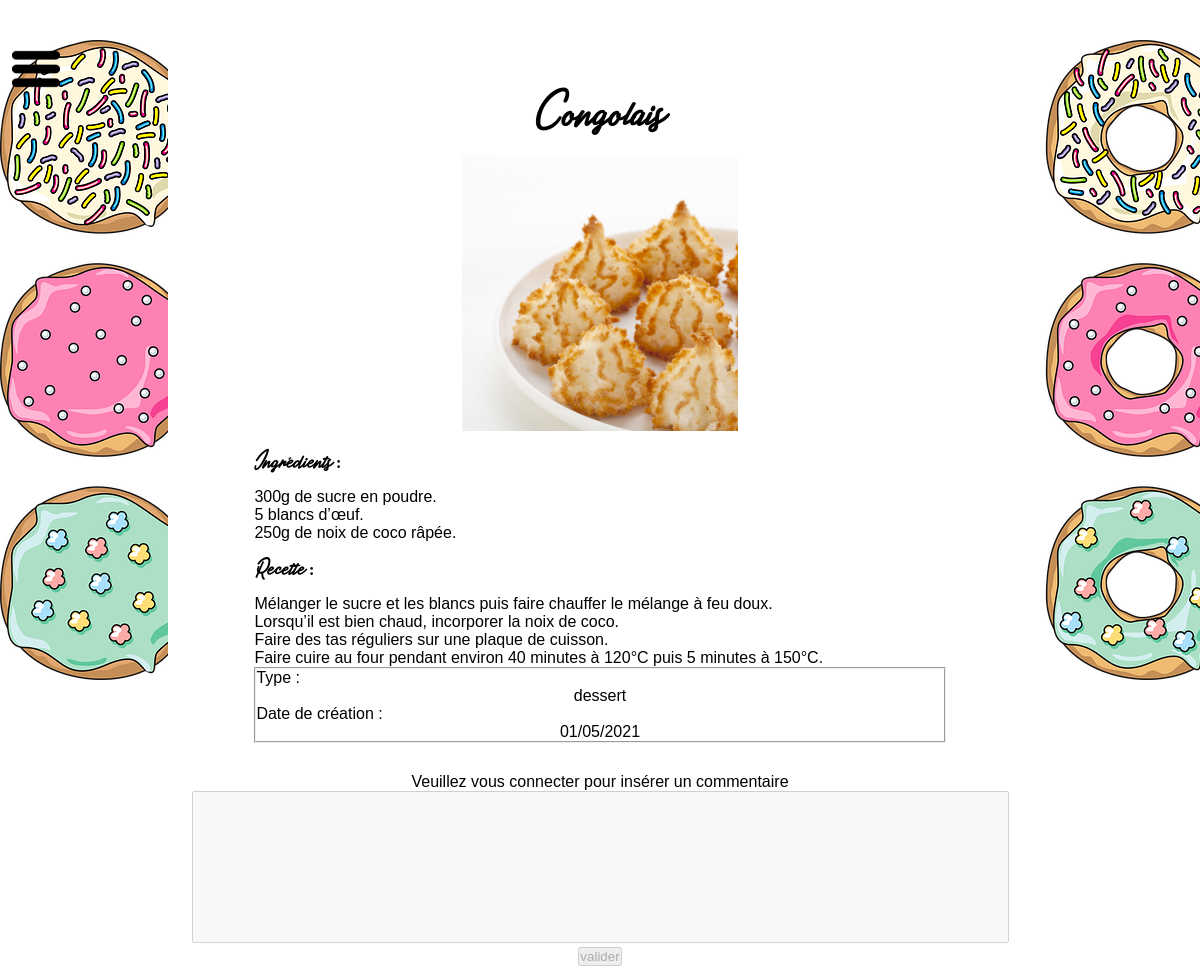
Page /PHP/article.php?article=2 on the committed database.
### tables this page shows
CREATE TABLE `articles` (
  `id` int(11) NOT NULL,
  `titre` varchar(45) NOT NULL,
  `type` varchar(20) NOT NULL,
  `ingrédients` text NOT NULL,
  `recette` text NOT NULL,
  `img` varchar(20) NOT NULL,
  `dates` date NOT NULL DEFAULT current_timestamp()
);

### PHP/article.php (the view, shortened to what this page needs)
<?php
        if(isset($_SESSION['email'])){
          $chemin1="PHP/myspace.php";
          $com="Donnez nous votre avis";
          if(isset($_POST['valider'])){
            $connexion=mysqli_connect("localhost","root","","projet");
            echo mysqli_connect_error();
            $email=$_SESSION['email'];
            $requete = "SELECT * FROM Personnes WHERE email = '$email'";
            $res = mysqli_query($connexion,$requete);
            $user = mysqli_fetch_array($res);
            $id=$_GET['article'];
            $auteur=$user['nom']." ".$user['prenom'];
            $texte = $_POST['commentaire'];
            $texte = addslashes($texte);
            $req ="INSERT INTO commentaire (id_article, auteur, texte) VALUES('$id','$auteur','$texte')";
            mysqli_query($connexion,$req);
            mysqli_close($connexion);
            header("location:article.php?article=$id");
          }
        }else{
          $chemin1="PHP/connexion.php";
          $com="Veuillez vous connecter pour insérer un commentaire";
          $error="Pas connecté";
        }
?>
<!DOCTYPE html>
<html lang="fr">
  <head>
    <link rel="stylesheet" href="../CSS/article.css"/>
  </head>
  <body>
    <div class="bacgauche"></div>
    <div class="bacdroite"></div>
    <div id="wrap">
      <header class="header">
        <nav class="nav">
          <a href="#wrap" id="open">
            <img src="../images/burger.png" alt=""/>
          </a>
          <h1><a href="../">Menu</a></h1>
          <a href="../<?php echo($chemin1) ?>" TARGET=_BLANK>Mon compte</a>
          <a href="../PHP/newarticle.php">Nouvel article</a>
          <a href="../PHP/info.php">à propos</a>
        </nav>
      </header>
    </div>
    <div class="corp">
        <?php
          $connexion=mysqli_connect("localhost","root","","projet");
          $id=$_GET['article'];
          $reqarticle = mysqli_query($connexion, "SELECT * FROM articles WHERE id = '$id'");
          if($reqarticle){
            $article = mysqli_fetch_array($reqarticle);
            echo("<div id='div_cont'>");
            echo("<h2>".$article['titre']."</h2>");
            echo("<img src='../images/".$article['img'].".jpg' alt=''/>");
            echo("<h3>Ingrédients :</h3>");
            echo nl2br("<p>".$article['ingrédients']."</p>");
            echo("<h3>Recette :</h3>");
            echo nl2br("<p>".$article['recette']."</p>");
            echo("<fieldset>");
            echo("<p>Type :</p>");
            echo($article['type']);
            echo("<p>Date de création :</p>");
            echo(implode('/', array_reverse(explode('-', $article['dates']))));
            echo("</fieldset>");
            echo("</div>");
          }
        ?>
        <form method="post">
            <p><label for="commentaire"><?php echo($com);?></label> <br/>
                <textarea id="commentaire" name="commentaire" rows="10" cols="100" <?php if(isset($error)){echo("disabled='disabled'"); } ?> ></textarea></p>
            <p><input type="submit" name="valider" value="valider" class="boutons" <?php if(isset($error)){echo("disabled='disabled'"); } ?>/></p>
        </form>
    </div>
  </body>
</html>

### CSS/article.css (style rules this page uses)
* { margin: 0px; padding: 0px; font-family: Avenir, sans-serif; }
.bacgauche { min-width:14%; min-height: 100%; left:0px; z-index:0; position:fixed; background-image:url(../images/bacgauche.png); width:14%; height: auto; background-repeat: no-repeat; }
.bacdroite { min-width:14%; min-height: 100%; right:0px; z-index:0; position:fixed; background-image:url(../images/bacdroite.png); width:14%; height: auto; background-repeat: no-repeat; }
.corp { background-color:white; margin: auto; width: 72%; height:100%; }
.corp:not(#div_cont) { text-align:center; }
#wrap { font-family: sans-serif; font-size: 21px; line-height: 1.6; position: fixed; top : 10px; left: 10px ; margin: 0; display: flex; color: #0f0; transition: transform .4s cubic-bezier(.25, .1, .25, 1); }
#wrap:not(:target) { transform: translate3d(-335px, 0, 0); background: transparent; }
#open, #close { height: 44px; text-align: right; display: block; margin-right: -30px; }
.nav a { color: white; text-decoration: none; display: block; }
.header { width: 360px; padding: 0 20px; display:inline-block; vertical-align:top; }
.nav { padding: 25px; }
.nav a { display: block; text-decoration: none; color: white; border-bottom: 2px solid transparent; padding: 10px 0px; }
#div_cont { width:80%; margin:auto; margin-top:40px; padding: 30px; }
#div_cont img { width: 40%; height: auto; }
#div_cont p, h3 { text-align:left; }
#div_cont { text-align: center; }
#div_cont h2, h3 { padding-bottom:10px; padding-top:10px; }
form { text-align:center; }
textarea { resize:none; }
#div_cont h2 { font-family: "Travel Light Personal Use"; font-size: 2em; }
#div_cont h3 { font-family: "Travel Light Personal Use"; font-size: 1em; }

### rows in the picture
articles: titre "Congolais", img (picture), ingrédients "300g de sucre en poudre. 5 blancs d’œuf. 250g de noix de coco râpée.", recette "Mélanger le sucre et les blancs puis faire chauffer le mélange à feu doux. Lorsqu’il est bien chaud, incorporer la noix de coco. Faire des tas réguliers sur une plaque de cuisson. Faire cuire au four pendant environ 40 minutes à 120°C puis 5 minutes à 150°C.", type "dessert", dates "01/05/2021"

### other values in the picture
$com "Veuillez vous connecter pour insérer un commentaire"
